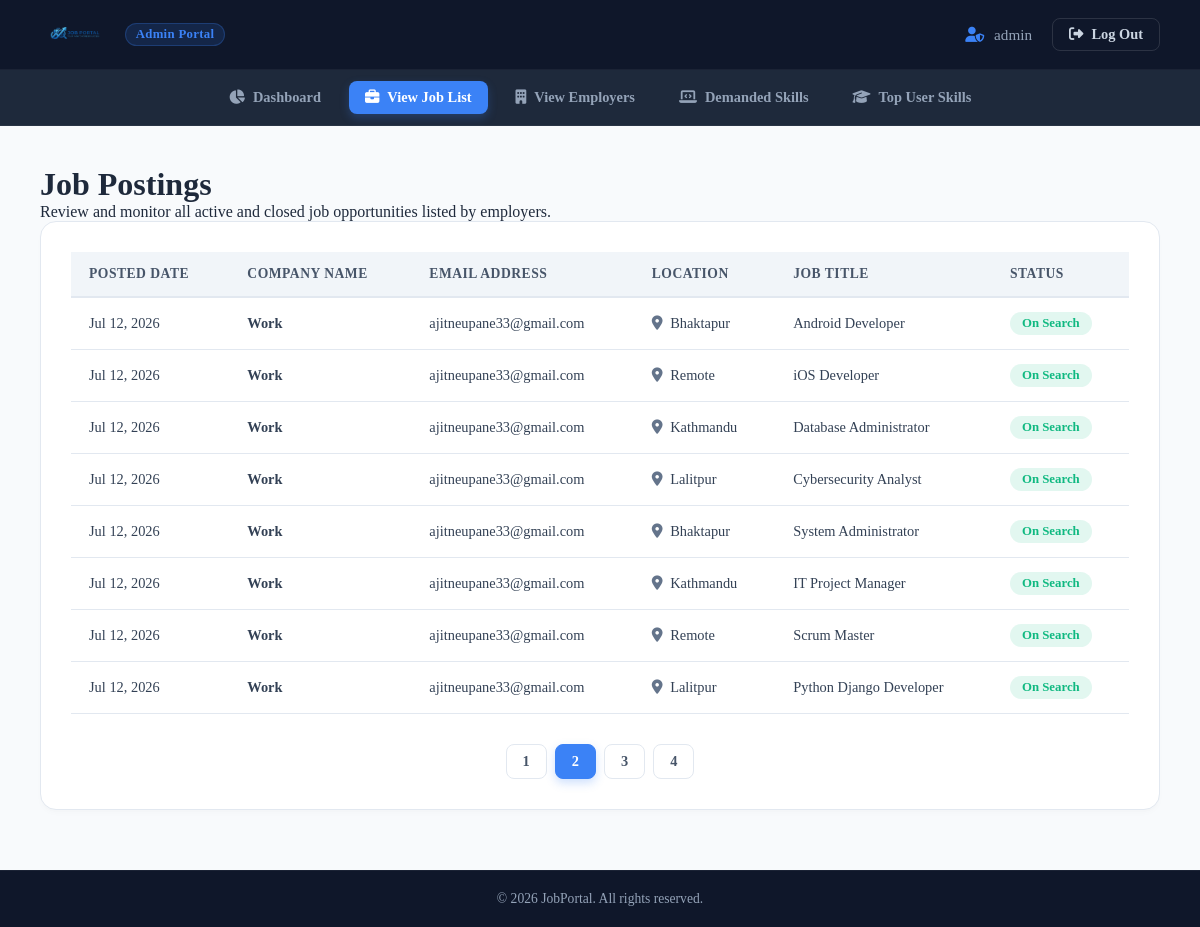
The page /admin/viewjoblist?page=2 (signed in) on the database its author committed.
### tables this page shows
CREATE TABLE IF NOT EXISTS `job_postings` (
  `job_id` int NOT NULL AUTO_INCREMENT,
  `employer_id` int DEFAULT NULL,
  `title` varchar(255) DEFAULT NULL,
  `description` text,
  `requirements` text,
  `location` varchar(255) DEFAULT NULL,
  `salary` decimal(10,2) DEFAULT NULL,
  `date_posted` date DEFAULT NULL,
  `skills` varchar(255) DEFAULT NULL,
  `status` enum('open','close') DEFAULT NULL,
  `workexperience` int NOT NULL,
  PRIMARY KEY (`job_id`),
  KEY `employer_id` (`employer_id`)
);

CREATE TABLE IF NOT EXISTS `employerlogin` (
  `employer_id` int NOT NULL AUTO_INCREMENT,
  `Fullname_E` varchar(255) DEFAULT NULL,
  `Email_Address_E` varchar(255) DEFAULT NULL,
  `Password_E` varchar(255) DEFAULT NULL,
  `Location` varchar(255) DEFAULT NULL,
  `Contact` varchar(15) DEFAULT NULL,
  PRIMARY KEY (`employer_id`)
);

### admin/viewjoblist.php (the view, shortened to what this page needs)
<?php
    include '../database_configure.php';
    $currentPage = 0;
    $searchlimit = 8;
    if(isset($_GET['page'])){
        if($_GET['page']<=0 || !is_numeric($_GET['page'])){
            $currentPage = 0;
        }else{
        $currentPage = ($_GET['page']-1)*$searchlimit;
        }
    }
    $fetch = "SELECT * FROM job_postings";
    $query = mysqli_query($conn,$fetch);
    $totalResult = mysqli_num_rows($query);
    if($totalResult>0){
        $pagination = ceil($totalResult / $searchlimit);
    $fetch2 = "SELECT job_postings.*, employerlogin.employer_id, employerlogin.Fullname_E, employerlogin.Email_Address_E FROM job_postings JOIN employerlogin ON job_postings.employer_id = employerlogin.employer_id ORDER by date_posted desc LIMIT  $currentPage,$searchlimit";
    $finalresult = mysqli_query($conn,$fetch2);
    }
?>
<!DOCTYPE html>
<html lang="en">
<head>
    <link rel="stylesheet" href="https://cdnjs.cloudflare.com/ajax/libs/font-awesome/6.4.0/css/all.min.css">
    <link rel="stylesheet" href="adminstyle.css?v=1783694695" />
</head>
<body>
    <?php include 'logout.php'; ?>
    <div>
        <div class="navforadmin">
        <a class="navstyle " href="dash"><i class="fas fa-chart-pie"></i> Dashboard</a>
        <a class="navstyle navactive" href="viewjoblist"><i class="fas fa-briefcase"></i> View Job List</a>
        <a class="navstyle " href="viewemployerlist"><i class="fas fa-building"></i> View Employers</a>
        <a class="navstyle " href="viewtopskillsdemanded"><i class="fas fa-laptop-code"></i> Demanded Skills</a>
        <a class="navstyle " href="topuserskills"><i class="fas fa-graduation-cap"></i> Top User Skills</a>
    </div>
        <div class="admin-container">
        <div class="page-header">
            <h1>Job Postings</h1>
            <p>Review and monitor all active and closed job opportunities listed by employers.</p>
        </div>
        <div class="admin-card">
            <table class="admin-table">
                <thead>
                    <tr>
                        <th>Posted Date</th>
                        <th>Company Name</th>
                        <th>Email Address</th>
                        <th>Location</th>
                        <th>Job Title</th>
                        <th>Status</th>
                    </tr>
                </thead>
                <tbody>
                    <?php if ($finalresult && mysqli_num_rows($finalresult) > 0) { ?>
                        <?php while($result = mysqli_fetch_assoc($finalresult)) { ?>
                            <tr>
                                <td><?php echo date("M d, Y", strtotime($result['date_posted'])); ?></td>
                                <td><strong><?= htmlspecialchars($result['Fullname_E']); ?></strong></td>
                                <td><?= htmlspecialchars($result['Email_Address_E']); ?></td>
                                <td><i class="fas fa-map-marker-alt" style="color: #64748b; margin-right: 4px;"></i> <?= htmlspecialchars($result['location']); ?></td>
                                <td><?= htmlspecialchars($result['title']); ?></td>
                                <td>
                                    <?php echo ($result['status'] == 'open') ? "<span class='status-open'>On Search</span>" : "<span class='status-closed'>Closed</span>"; ?>
                                </td>
                            </tr>
                        <?php } ?>
                    <?php } else { ?>
                        <tr>
                            <td colspan="6" style="text-align: center; color: #64748b; padding: 30px;">No job postings found.</td>
                        </tr>
                    <?php } ?>
                </tbody>
            </table>
            <div class="admin-pagination">
                <?php
                    $page_num = isset($_GET['page']) ? (int)$_GET['page'] : 1;
                    for($i = 1; $i <= $pagination; $i++) {
                        $active = ($i === $page_num) ? 'active' : '';
                        echo '<a class="' . $active . '" href="viewjoblist?page='.$i.'">'.$i.'</a>';
                    }
                ?>
            </div>
        </div>
    </div>
    </div>
    <div class="footer">
        &copy; <?php echo date("Y"); ?> JobPortal. All rights reserved.
    </div>
</body>
</html>

### admin/adminstyle.css (style rules this page uses)
* { margin:0; padding:0; box-sizing:border-box; font-family: 'Minion Variable Concept'; }
.navforadmin { height: 56px; background-color: #1e293b; width: 100%; display: flex; align-items: center; justify-content: center; border-bottom: 1px solid rgba(255, 255, 255, 0.05); padding: 0 20px; }
.navstyle { margin: 0 6px; color: #94a3b8; text-decoration: none; padding: 8px 16px; font-size: 0.9rem; font-weight: 600; border-radius: 8px; transition: all 0.25s ease; display: flex; align-items: center; gap: 8px; }
.navactive, .navstyle.navactive { background-color: #3b82f6 !important; color: #ffffff !important; box-shadow: 0 4px 10px rgba(59, 130, 246, 0.25); }
body { font-family: 'Inter', system-ui, -apple-system, sans-serif; margin: 0; padding: 0; background-color: #f8fafc; color: #1e293b; }
.footer { background-color: #0f172a; color: #94a3b8; text-align: center; padding: 20px 0; font-size: 0.85rem; border-top: 1px solid rgba(255, 255, 255, 0.05); margin-top: 60px; }
.admin-container { max-width: 1200px; margin: 40px auto 0 auto; padding: 0 40px; }
.admin-card { background-color: #ffffff; border-radius: 16px; border: 1px solid #e2e8f0; box-shadow: 0 4px 6px -1px rgba(0, 0, 0, 0.02), 0 2px 4px -1px rgba(0, 0, 0, 0.01); padding: 30px; margin-bottom: 40px; overflow-x: auto; }
.admin-table { width: 100% !important; border-collapse: collapse !important; background-color: #ffffff !important; text-align: left !important; border: none !important; }
.admin-table th { background-color: #f1f5f9 !important; color: #475569 !important; font-weight: 600 !important; font-size: 0.85rem !important; text-transform: uppercase !important; letter-spacing: 0.5px !important; padding: 14px 18px !important; border-bottom: 2px solid #e2e8f0 !important; border-top: none !important; border-left: none !important; border-right: none !important; }
.admin-table td { padding: 14px 18px !important; border-bottom: 1px solid #e2e8f0 !important; color: #334155 !important; font-size: 0.9rem !important; border-top: none !important; border-left: none !important; border-right: none !important; }
.admin-table tr { border: none !important; }
.status-open { color: #10b981 !important; background-color: rgba(16, 185, 129, 0.12) !important; padding: 4px 12px !important; border-radius: 100px !important; font-size: 0.8rem !important; font-weight: 600 !important; display: inline-block !important; }
.admin-pagination { display: flex !important; justify-content: center !important; gap: 8px !important; margin-top: 30px !important; }
.admin-pagination a { display: inline-block !important; padding: 8px 16px !important; border-radius: 8px !important; border: 1px solid #e2e8f0 !important; background-color: #ffffff !important; color: #475569 !important; text-decoration: none !important; font-size: 0.9rem !important; font-weight: 600 !important; transition: all 0.2s ease !important; }
.admin-pagination a.active { background-color: #3b82f6 !important; border-color: #3b82f6 !important; color: #ffffff !important; box-shadow: 0 4px 10px rgba(59, 130, 246, 0.25) !important; }

### rows shown on the page
job_postings: date_posted "Jul 12, 2026", employer.Fullname_E "Work", employer.Email_Address_E "ajitneupane33@gmail.com", location "Bhaktapur", title "Android Developer", status "On Search"
job_postings: date_posted "Jul 12, 2026", employer.Fullname_E "Work", employer.Email_Address_E "ajitneupane33@gmail.com", location "Remote", title "iOS Developer", status "On Search"
job_postings: date_posted "Jul 12, 2026", employer.Fullname_E "Work", employer.Email_Address_E "ajitneupane33@gmail.com", location "Kathmandu", title "Database Administrator", status "On Search"
job_postings: date_posted "Jul 12, 2026", employer.Fullname_E "Work", employer.Email_Address_E "ajitneupane33@gmail.com", location "Lalitpur", title "Cybersecurity Analyst", status "On Search"
job_postings: date_posted "Jul 12, 2026", employer.Fullname_E "Work", employer.Email_Address_E "ajitneupane33@gmail.com", location "Bhaktapur", title "System Administrator", status "On Search"
job_postings: date_posted "Jul 12, 2026", employer.Fullname_E "Work", employer.Email_Address_E "ajitneupane33@gmail.com", location "Kathmandu", title "IT Project Manager", status "On Search"
job_postings: date_posted "Jul 12, 2026", employer.Fullname_E "Work", employer.Email_Address_E "ajitneupane33@gmail.com", location "Remote", title "Scrum Master", status "On Search"
job_postings: date_posted "Jul 12, 2026", employer.Fullname_E "Work", employer.Email_Address_E "ajitneupane33@gmail.com", location "Lalitpur", title "Python Django Developer", status "On Search"

### other values the page prints
$_SESSION['Adname'] "admin"
